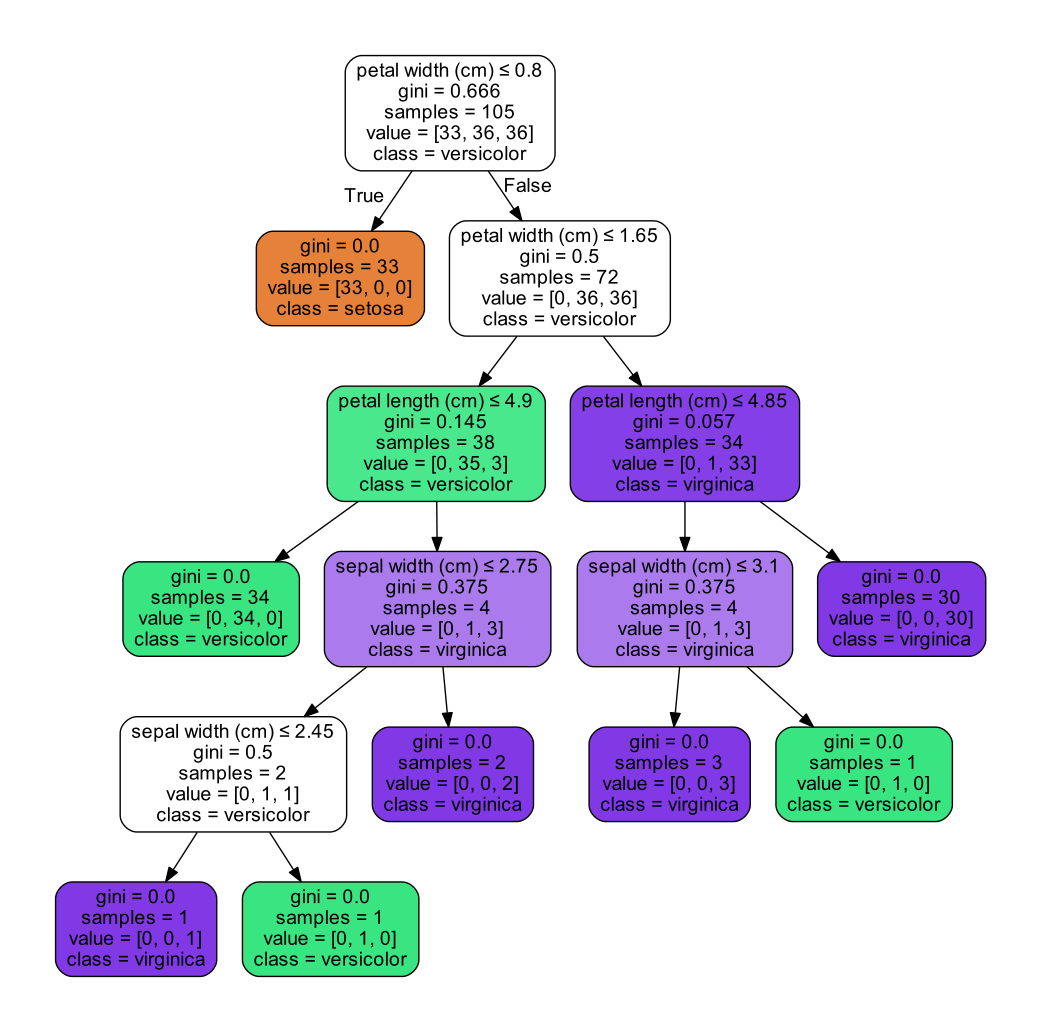

Recreate this plot in Python.
# -*- coding: utf-8 -*-
"""
Created on Mon Apr 15 21:09:14 2019

@author: ChouHsingTing
"""

from sklearn.datasets import load_iris
from sklearn.model_selection import train_test_split
from sklearn import tree
from sklearn import metrics
import pydotplus
import pandas as pd

#pip install graphviz 
#pip install pydotplus 

def drawTree(iris, clf):
    #sklearn.tree.export_graphviz(decision_tree, out_file=None, 
    #max_depth=None, feature_names=None, class_names=None, 
    #label=’all’, filled=False, leaves_parallel=False, 
    #impurity=True, node_ids=False, proportion=False, 
    #rotate=False, rounded=False, special_characters=False, precision=3)
    #https://scikit-learn.org/…/sklearn.tree.export_graphviz.html
    #將 Tree導出為 graphviz
    dot_data = tree.export_graphviz(clf, out_file=None,
                                    feature_names=iris.feature_names,
                                    class_names=iris.target_names,
                                    filled=True, rounded=True,
                                    special_characters=True)
    #使用 pydotplus 產生 pdf 檔案
    graph = pydotplus.graph_from_dot_data(dot_data)
    graph.write_pdf('D:\\SpyderProjects\\PEC_AI\\SklearnTreeExportGraphvizBasedOnIris.pdf')

def decisionTree():
    # 讀入鳶尾花資料
    iris = load_iris()
    iris_X = iris.data
    iris_y = iris.target
    print(type(iris.data)) # 資料儲存為 ndarray
    print(iris.feature_names) # 變數名稱可以利用 feature_names 屬性取得
    iris_df = pd.DataFrame(iris.data, columns=iris.feature_names) 
    # 轉換為 data frame
    iris_df.loc[:, "species"] = iris.target # 將品種加入 data frame
    print(iris_df.head()) # 觀察前五個觀測值 
    print(iris_df) # 觀察所有觀測值 
    iris_df.hist() # 劃出直方圖
    #劃出散佈圖
    iris_df.plot.scatter(x='sepal length (cm)', y='sepal width (cm)', c='DarkBlue')
    #Kernel Density Estimates 核心密度估計圖，直方圖的平滑機率分布圖
    iris_df.plot.kde()

    print(iris.feature_names)

    # 切分訓練與測試資料
    train_X, test_X, train_y, test_y = train_test_split(iris_X, iris_y, test_size = 0.3)
    print(train_X)

    # 建立分類器
    clf = tree.DecisionTreeClassifier()
    #訓練資料
    iris_clf = clf.fit(train_X, train_y)
    # 預測資料
    test_y_predicted = iris_clf.predict(test_X)
    print(test_y_predicted)
    # 標準答案
    print(test_y)
    # 績效 - 精確度
    accuracy = metrics.accuracy_score(test_y, test_y_predicted)
    print(accuracy)
    drawTree(iris, iris_clf)

def testPlot():
    df = pd.DataFrame([[5.1, 3.5, 0], [4.9, 3.0, 0], [7.0, 3.2, 1],
                       [6.4, 3.2, 1], [5.9, 3.0, 2]],
                        columns=['length', 'width', 'species'])
    df.plot.scatter(x='length', y='width', c='DarkBlue')
    print(df.loc[0:1,['length', 'width']])
    print(df.iloc[0:1,[0,1]])

def main():
    testPlot()
    decisionTree()

main()
